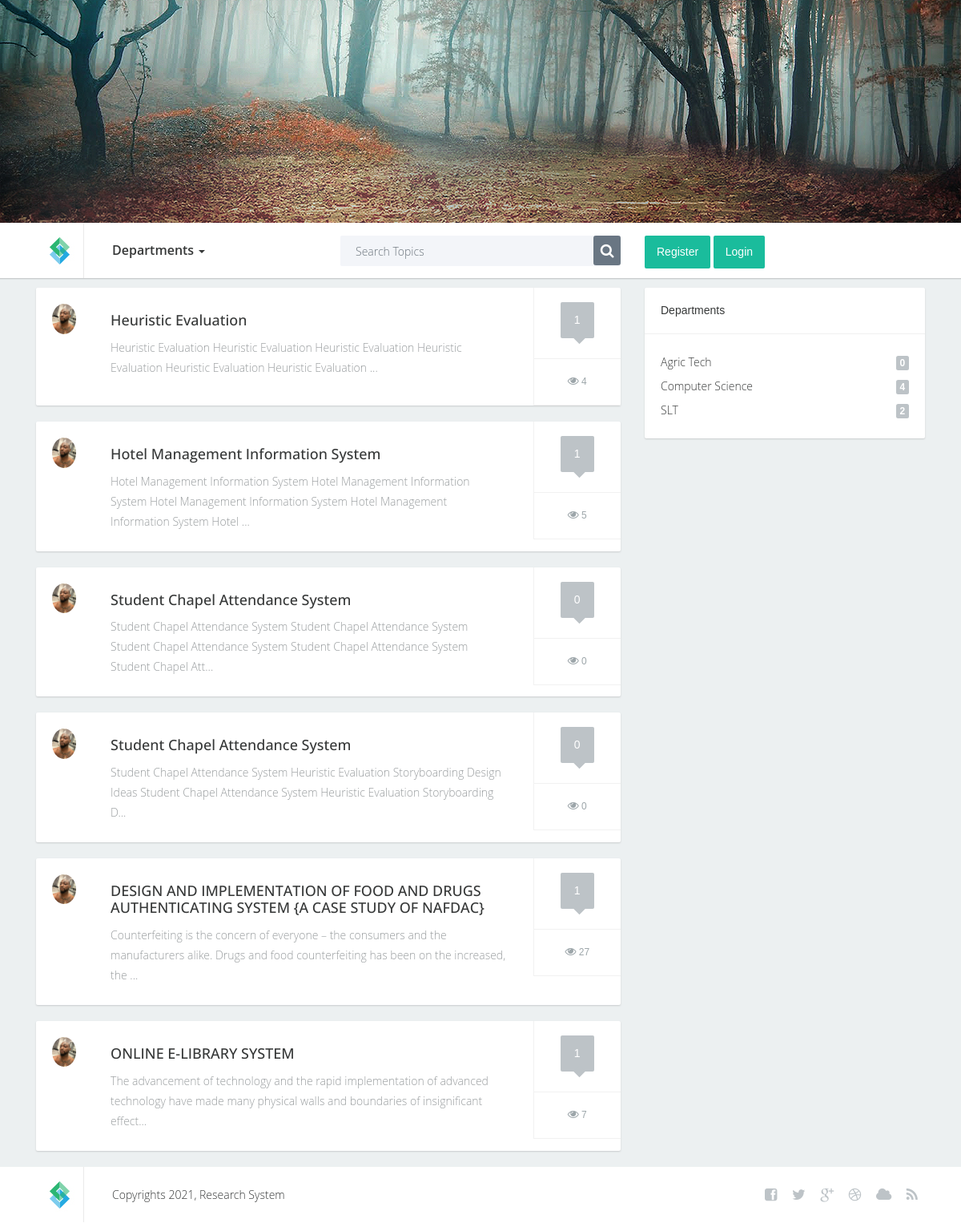
The page / on the database its author committed.
### tables this page shows
CREATE TABLE `posts` (
  `id` int(11) NOT NULL,
  `user_id` int(11) NOT NULL,
  `department_id` int(11) NOT NULL,
  `title` varchar(140) NOT NULL,
  `content` text NOT NULL,
  `document` varchar(190) NOT NULL,
  `time_added` timestamp NOT NULL DEFAULT current_timestamp() ON UPDATE current_timestamp(),
  `views` int(11) NOT NULL DEFAULT 0
);

CREATE TABLE `users` (
  `id` int(11) NOT NULL,
  `department_id` int(11) NOT NULL,
  `first_name` varchar(120) NOT NULL,
  `last_name` varchar(120) NOT NULL,
  `username` varchar(120) NOT NULL,
  `profile_image` varchar(120) NOT NULL,
  `password` text NOT NULL,
  `time_added` timestamp NOT NULL DEFAULT current_timestamp() ON UPDATE current_timestamp()
);

CREATE TABLE `departments` (
  `id` int(11) NOT NULL,
  `department` varchar(140) NOT NULL
);

### core/db.class.php (called while the page is built, shortened)
<?php
    class DB {
        public $host = 'localhost';
        public $dbname = 'research_system';
        public $password = '';
        public $username = 'root';
        public $conn;
        function __construct(){
            try {
                $this->conn = new PDO("mysql:host=$this->host;dbname=$this->dbname;", $this->username, $this->password);
                $this->conn->setAttribute(PDO::ATTR_ERRMODE,PDO::ERRMODE_EXCEPTION);
            } catch (PDOException $ex) {
                echo 'Error in database connection '. $ex->getMessage();
            }
        }
        function prep($query){
            return $this->conn->prepare($query);
        }
        function fetchAll($query,$value){
            $query = $this->prep($query);
            $query->execute($value);
            return $query->fetchAll();
        }
        function num_row($query,$value){
            $query = $this->prep($query);
            $query->execute($value);
            return $query->rowCount();
        }
    }
?>

### core/posts.class.php (called while the page is built, shortened)
<?php
    include_once 'db.class.php';
    class Posts extends DB{
        function fetch_posts(){
            return DB::fetchAll("SELECT *,posts.id FROM posts
            JOIN departments on departments.id = posts.department_id
            JOIN users on users.id = posts.user_id
            ORDER BY posts.id DESC ",[]);
        }
        function fetch_post_comments_num($post_id){
            return DB::num_row("SELECT * FROM comments WHERE post_id = ? ORDER BY id DESC ",[$post_id]);
        }
    }
?>

### core/departments.class.php (called while the page is built, shortened)
<?php
    include_once 'db.class.php';
    class Departments extends DB{
        function fetch_departments(){
            return DB::fetchAll("SELECT * FROM departments ORDER BY department ",[]);
        }
        function fetch_department_post_nums($department_id){
            return DB::num_row("SELECT posts.id FROM posts WHERE posts.department_id = ?",[$department_id]);
        }
    }
?>

### index.php (the view, shortened to what this page needs)
<?php
    include_once 'core/posts.class.php';
    $post_obj = new Posts();
    $posts = $post_obj->fetch_posts();
?>
<!DOCTYPE html>
<html lang="en">
<?php include_once 'components/head.php'; ?>
<body>
    <div class="container-fluid">
        <?php include_once 'components/header.php'; ?>
        <section class="content">
            <div class="container" style="margin-top: 10px">
                <div class="row">
                    <div class="col-lg-8 col-md-8">
                        <?php foreach ($posts as $post): ?>
                            <div class="post">
                                <div class="wrap-ut pull-left">
                                    <div class="userinfo pull-left">
                                        <div class="avatar">
                                            <img style="max-width: 30px" src="uploads/images/<?php echo $post['profile_image'] ?>" alt="" />
                                        </div>
                                    </div>
                                    <div class="posttext pull-left">
                                        <h2><a href="post?id=<?php echo $post['id'] ?>"><?php echo $post['title'] ?></a></h2>
                                        <p><?php echo substr($post['content'],0,150) ?>...</p>
                                    </div>
                                    <div class="clearfix"></div>
                                </div>
                                <div class="postinfo pull-left">
                                    <div class="comments">
                                        <div class="commentbg">
                                            <?php echo $post_obj->fetch_post_comments_num($post['id']) ?>
                                            <div class="mark"></div>
                                        </div>
                                    </div>
                                    <div class="views" style="padding: 14px"><i class="fa fa-eye"></i> <?php echo $post['views'] ?></div>
                                </div>
                                <div class="clearfix"></div>
                            </div>
                        <?php endforeach ?>
                    </div>
                    <div class="col-lg-4 col-md-4">
                        <div class="sidebarblock">
                            <h3>Departments</h3>
                            <div class="divline"></div>
                            <div class="blocktxt">
                                <ul class="cats">
                                    <?php foreach ($departments as $department): ?>
                                        <li><a href="department?id=<?php echo $department['id'] ?>"><?php echo $department['department'] ?><span class="badge pull-right"><?php echo $department_obj->fetch_department_post_nums($department['id']) ?></span></a></li>
                                    <?php endforeach ?>
                                </ul>
                            </div>
                        </div>
                    </div>
                </div>
            </div>
        </section>
        <?php include_once 'components/footer.php'; ?>
    </div>
</body>
</html>

### components/head.php (shortened to what this page needs)
<head>
    <link href="css/bootstrap.min.css" rel="stylesheet">
    <link href="css/bootstrap4.min.css" rel="stylesheet">
    <link href="css/custom.css" rel="stylesheet">
    <link rel="stylesheet" href="font-awesome-4.0.3/css/font-awesome.min.css">
    <link rel="stylesheet" type="text/css" href="css/style.css" media="screen" />
    <link rel="stylesheet" type="text/css" href="rs-plugin/css/settings.css" media="screen" />
</head>

### components/header.php (shortened to what this page needs)
<?php
    include_once 'core/departments.class.php';
    $department_obj = new Departments();
    $departments = $department_obj->fetch_departments();
?>
<div class="tp-banner-container">
    <div class="tp-banner" >
        <ul>
            <li data-transition="fade" data-slotamount="7" data-masterspeed="1500" >
            </li>
        </ul>
    </div>
</div>
<div class="headernav">
    <div class="container">
        <div class="row">
            <div class="col-lg-1 col-xs-3 col-sm-2 col-md-2 logo "><a href="./"><img src="images/logo.jpg" alt=""  /></a></div>
            <div class="col-lg-3 col-xs-9 col-sm-5 col-md-3 selecttopic">
                <div class="dropdown">
                    <a data-toggle="dropdown" href="#" >Departments</a> <b class="caret"></b>
                </div>
            </div>
            <div class="col-lg-4 search hidden-xs hidden-sm col-md-3">
                <div class="wrap">
                    <form action="search" method="get" class="form">
                        <div class="pull-left txt"><input type="text" name="s" class="form-control" placeholder="Search Topics"></div>
                        <div class="pull-right"><button class="btn btn-default" type="button"><i class="fa fa-search"></i></button></div>
                    </form>
                </div>
            </div>
            <div class="col-lg-4 col-xs-12 col-sm-5 col-md-4 avt">
                <div class="stnt pull-left">
                    <?php if (!isset($_SESSION['research_user'])): ?>
                        <a href="register" class="btn btn-primary">Register</a>
                        <a href="login" class="btn btn-primary">Login</a>
                    <?php endif ?>
                </div>
                <div class="clearfix"></div>
            </div>
        </div>
    </div>
</div>

### components/footer.php
<footer>
    <div class="container">
        <div class="row">
            <div class="col-lg-1 col-xs-3 col-sm-2 logo "><a href="#"><img src="images/logo.jpg" alt=""  /></a></div>
            <div class="col-lg-8 col-xs-9 col-sm-5 ">Copyrights <?php echo date('Y') ?>, Research System</div>
            <div class="col-lg-3 col-xs-12 col-sm-5 sociconcent">
                <ul class="socialicons">
                    <li><a href="#"><i class="fa fa-facebook-square"></i></a></li>
                    <li><a href="#"><i class="fa fa-twitter"></i></a></li>
                    <li><a href="#"><i class="fa fa-google-plus"></i></a></li>
                    <li><a href="#"><i class="fa fa-dribbble"></i></a></li>
                    <li><a href="#"><i class="fa fa-cloud"></i></a></li>
                    <li><a href="#"><i class="fa fa-rss"></i></a></li>
                </ul>
            </div>
        </div>
    </div>
</footer>

### css/custom.css (style rules this page uses)
body { font-family: 'Open Sans Light', sans-serif; font-size: 14px; color: #989c9e; }
a { color: #363838; }
footer { height: 69px; line-height: 69px; color: #363838; }
footer .logo { line-height: normal; }
ul.socialicons li { display: inline-block; list-style: none; font-size: 18px; color:#bdc3c7; margin-left: 15px; }
ul.socialicons li a { color:#bdc3c7; }
.headernav { height: 70px; border-bottom: 1px solid #c9cccd; }
.content { background-color: #ecf0f1; border-top: solid 1px #e0e4e5; }
.selecttopic { line-height: 69px; font-family: 'Open Sans Semibold', sans-serif; font-size: 16px; color: #363838; }
.headernav .search { color: #363838; font-size: 14px; font-family: 'Open Sans Light', sans-serif; margin-top: 16px; height: 38px }
.headernav .search .wrap { background-color: #f3f5f9; border-radius: 3px; }
.headernav .search .txt { width: 85%; }
.headernav .search input { border: none; box-shadow: none; background-color: #f3f5f9; color: #363838; font-size: 14px; padding: 8px 19px; height: 38px; }
.headernav .search button { border: solid 1px #697683; box-shadow: none; background-color: #697683; color: #ffffff; font-size: 18px; }
.avt { margin-top: 16px; height: 38px; }
.avatar { position: relative; }
.avatar img { border-radius: 50%; }
.sidebarblock { background-color: #ffffff; border-radius: 2px; box-shadow: 0 1px 2px #c9cccd; margin-bottom: 20px; }
.sidebarblock h3 { color: #363838; font-size: 14px; font-family: 'Open Sans Bold', sans-serif; margin: 0; padding: 20px; }
.sidebarblock .divline { height: 1px; line-height: 1px; border-bottom: solid 1px #f1f1f1; }
.sidebarblock .blocktxt { padding:20px; }
ul.cats li { list-style: none; display: block; margin:0; padding:0; line-height: 30px; }
ul.cats { margin: 0; padding: 0; }
ul.cats li a { font-size: 14px; color: #363838; font-family: 'Open Sans Light', sans-serif; line-height: 30px; }
ul.cats .badge { background-color: #bdc3c7; font-size: 12px; color: #ffffff; font-family: 'Open Sans Bold', sans-serif; margin-top: 7px; }
.sidebarblock .blocktxt { font-size: 14px; color: #363838; font-family: 'Open Sans Light', sans-serif; }
.post { background-color: #ffffff; border-radius: 2px; box-shadow: 0 1px 2px #c9cccd; margin-bottom: 20px; }
.post .wrap-ut { width: 85%; }
.post .userinfo { width: 15%; padding: 20px 0 15px 15px; }
.post .posttext { width: 85%; padding-right: 30px; padding-top: 20px; padding-bottom: 15px; color: #989c9e; font-size: 14px; font-family: 'Open Sans Light', sans-serif; line-height: 25px; }
.post .postinfo { width: 15%; border-left: solid 1px #f1f1f1; }
.post .avatar { width: 37px; margin-left: 5px; }
.post h2 { color: #363838; font-size: 18px; font-family: 'Open Sans', sans-serif; margin-top: 10px; margin-bottom: 10px; }
.post .comments { border-bottom: solid 1px #f1f1f1; padding: 18px 0 25px 0; text-align: center; }
.post .comments .commentbg { background-color: #bdc3c7; border-radius: 2px; display: inline-block; padding: 12px 17px; color: #ffffff; font-size: 14px; font-family: 'Open Sans Bold', sans-serif; position: relative; }
.post .comments .commentbg .mark { width: 11px; height: 11px; background-color: #bdc3c7; position: absolute; bottom: 0; left: 43%; margin-bottom: -5px; transform:rotate(45deg); -ms-transform:rotate(45deg); -webkit-transform:rotate(45deg); }
.post .views { border-bottom: solid 1px #f1f1f1; color:#9da6aa; font-size: 12px; font-family: 'Open Sans Regular', sans-serif; text-align: center; line-height: 29px; }
.post .views i { font-size: 14px; }
.btn-primary { background-color: #1abc9c; box-shadow: none; border-radius: 2px; padding: 10px 15px; color: #ffffff; font-size: 14px; font-family: 'Open Sans Bold', sans-serif; border: none; }
@media (min-width: 992px) and (max-width: 1200px) { .container-fluid { padding: 0; } }
@media (min-width: 992px) and (max-width: 1200px) { .headernav .search .txt { width: 75%; } }
@media (min-width: 992px) and (max-width: 1200px) { ul.socialicons { margin-bottom: 0; } }

### css/style.css (style rules this page uses)
.tp-banner-container { width:100%; position:relative; padding:0; }
.tp-banner { width:100%; position:relative; }

### rows shown on the page
posts: user.profile_image (picture), title "Heuristic Evaluation", content "Heuristic Evaluation Heuristic Evaluation Heuristic Evaluation Heuristic Evaluation Heuristic Evaluation Heuristic Evaluation", fetch_post_comments_num "1", views "4"
posts: user.profile_image (picture), title "Hotel Management Information System", content "Hotel Management Information System Hotel Management Information System Hotel Management Information System Hotel Management Information System Hotel", fetch_post_comments_num "1", views "5"
posts: user.profile_image (picture), title "Student Chapel Attendance System", content "Student Chapel Attendance System Student Chapel Attendance System Student Chapel Attendance System Student Chapel Attendance System Student Chapel Att", fetch_post_comments_num "0", views "0"
posts: user.profile_image (picture), title "Student Chapel Attendance System", content "Student Chapel Attendance System Heuristic Evaluation Storyboarding Design Ideas Student Chapel Attendance System Heuristic Evaluation Storyboarding D", fetch_post_comments_num "0", views "0"
posts: user.profile_image (picture), title "DESIGN AND IMPLEMENTATION OF FOOD AND DRUGS AUTHENTICATING SYSTEM {A CASE STUDY OF NAFDAC}", content "Counterfeiting is the concern of everyone – the consumers and the manufacturers alike. Drugs and food counterfeiting has been on the increased, the", fetch_post_comments_num "1", views "27"
posts: user.profile_image (picture), title "ONLINE E-LIBRARY SYSTEM", content "The advancement of technology and the rapid implementation of advanced technology have made many physical walls and boundaries of insignificant effect", fetch_post_comments_num "1", views "7"
departments: department "Agric Tech", fetch_department_post_nums "0"
departments: department "Computer Science", fetch_department_post_nums "4"
departments: department "SLT", fetch_department_post_nums "2"
